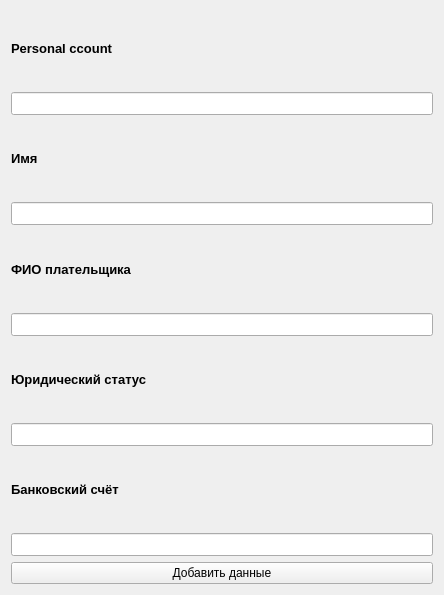
<?xml version="1.0" encoding="UTF-8"?>
<ui version="4.0">
 <class>add_owner</class>
 <widget class="QWidget" name="add_owner">
  <property name="geometry">
   <rect>
    <x>0</x>
    <y>0</y>
    <width>444</width>
    <height>595</height>
   </rect>
  </property>
  <property name="windowTitle">
   <string>Form</string>
  </property>
  <layout class="QGridLayout" name="gridLayout">
   <item row="7" column="0">
    <widget class="QLineEdit" name="legal_status">
     <property name="font">
      <font>
       <pointsize>10</pointsize>
       <bold>true</bold>
      </font>
     </property>
    </widget>
   </item>
   <item row="5" column="0">
    <widget class="QLineEdit" name="fio_payers">
     <property name="font">
      <font>
       <pointsize>10</pointsize>
       <bold>true</bold>
      </font>
     </property>
    </widget>
   </item>
   <item row="3" column="0">
    <widget class="QLineEdit" name="name">
     <property name="font">
      <font>
       <pointsize>10</pointsize>
       <bold>true</bold>
      </font>
     </property>
    </widget>
   </item>
   <item row="8" column="0">
    <widget class="QLabel" name="label_5">
     <property name="font">
      <font>
       <pointsize>10</pointsize>
       <bold>true</bold>
      </font>
     </property>
     <property name="text">
      <string>Банковский счёт</string>
     </property>
    </widget>
   </item>
   <item row="6" column="0">
    <widget class="QLabel" name="label_4">
     <property name="font">
      <font>
       <pointsize>10</pointsize>
       <bold>true</bold>
      </font>
     </property>
     <property name="text">
      <string>Юридический статус</string>
     </property>
    </widget>
   </item>
   <item row="9" column="0">
    <widget class="QLineEdit" name="bank_account">
     <property name="font">
      <font>
       <pointsize>10</pointsize>
       <bold>true</bold>
      </font>
     </property>
    </widget>
   </item>
   <item row="1" column="0">
    <widget class="QLineEdit" name="personal_account">
     <property name="font">
      <font>
       <pointsize>10</pointsize>
       <bold>true</bold>
      </font>
     </property>
    </widget>
   </item>
   <item row="0" column="0">
    <widget class="QLabel" name="label">
     <property name="font">
      <font>
       <pointsize>10</pointsize>
       <bold>true</bold>
      </font>
     </property>
     <property name="text">
      <string>Personal ccount</string>
     </property>
    </widget>
   </item>
   <item row="2" column="0">
    <widget class="QLabel" name="label_2">
     <property name="font">
      <font>
       <pointsize>10</pointsize>
       <bold>true</bold>
      </font>
     </property>
     <property name="text">
      <string>Имя</string>
     </property>
    </widget>
   </item>
   <item row="4" column="0">
    <widget class="QLabel" name="label_3">
     <property name="font">
      <font>
       <pointsize>10</pointsize>
       <bold>true</bold>
      </font>
     </property>
     <property name="text">
      <string>ФИО плательщика</string>
     </property>
    </widget>
   </item>
   <item row="10" column="0">
    <widget class="QPushButton" name="insert_data_owner">
     <property name="text">
      <string>Добавить данные</string>
     </property>
    </widget>
   </item>
  </layout>
 </widget>
 <resources/>
 <connections/>
</ui>
